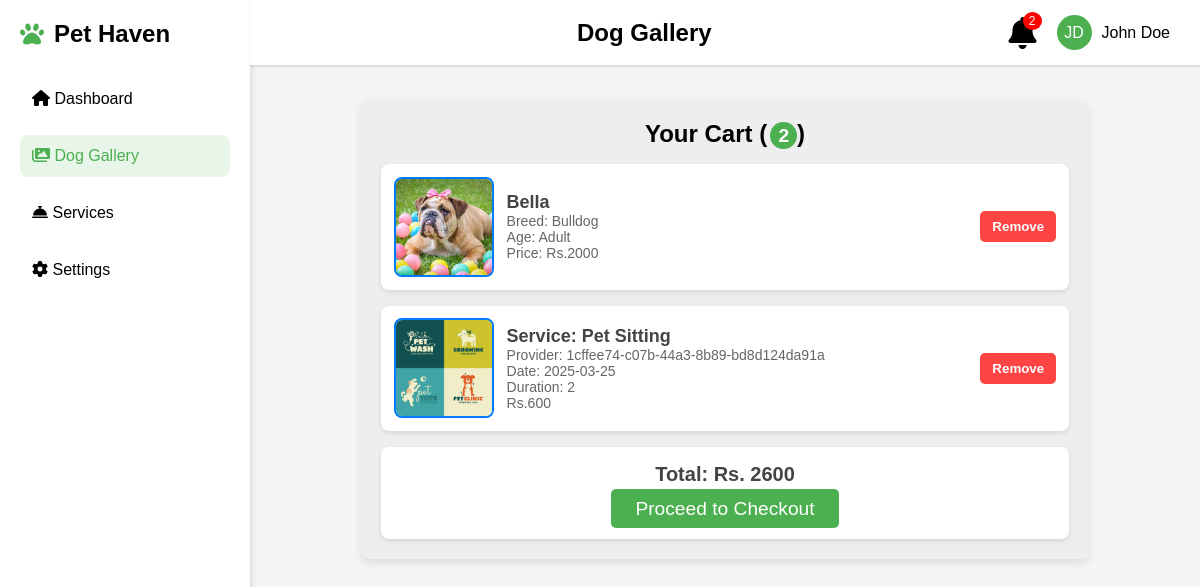
Screenshot of /cart (signed in) with the database file from the repository.
### models.py (models this page shows, shortened)
class Dogs(db.Model):
    __tablename__ = "dogs"
    dog_id = db.Column(db.String(36), primary_key=True, default=lambda: str(uuid.uuid4()))
    name = db.Column(db.String(60), nullable=False)
    breed = db.Column(db.String(60), nullable=False)
    age = db.Column(db.String(20), nullable=False)
    price = db.Column(db.Integer, nullable=False)
    vaccinated = db.Column(db.String(3), nullable=False)
    description = db.Column(db.String(255), nullable=False)
    image = db.Column(db.String(200), nullable=False)
    order_details = db.relationship("OrderDetail", backref="dogs", lazy=True)
    cart_items = db.relationship("CartItem", back_populates="dog", lazy=True)
    owners = db.relationship("User", secondary=dog_ownership, back_populates="dogs")

class BookingDetail(db.Model):
    __tablename__ = "booking_detail"
    booking_detail_id = db.Column(db.String(36), primary_key=True, default=lambda: str(uuid.uuid4()))
    booking_id = db.Column(db.String(36), db.ForeignKey("booking.booking_id"), nullable=False)
    service_id = db.Column(db.String(36), nullable=False)
    user_id = db.Column(db.String(36), nullable=False)
    service_name = db.Column(db.String(100), nullable=False)
    service_price = db.Column(db.Integer, nullable=False)
    _table_args_ = (
        db.ForeignKeyConstraint(
            ['service_id', 'user_id'],
            ['service_provider.service_id', 'service_provider.user_id']
        ),
    )

class Booking(db.Model):
    __tablename__ = "booking"
    booking_id = db.Column(db.String(36), primary_key=True, default=lambda: str(uuid.uuid4()))
    user_id = db.Column(db.String(36), db.ForeignKey("user.user_id"), nullable=False)
    booking_date = db.Column(db.DateTime)
    duration = db.Column(db.Integer, nullable=False)
    total_cost = db.Column(db.Integer, nullable=False)
    booking_details = db.relationship("BookingDetail", backref="booking", lazy=True)
    order_details = db.relationship("OrderDetail", back_populates="booking", lazy=True)
    cart_items = db.relationship("CartItem", back_populates="booking", lazy=True)

### routes.py (the view)
@app.route("/cart")
def cart_page():
    if "user_id" not in session:
        return redirect(url_for("login"))  # Redirect if not logged in
    user_id = session["user_id"]
    cart = Cart.query.filter_by(user_id=user_id).first()
    if not cart or not cart.cart_items:
        return render_template("cart.html", cart=[], total_price=0)
    cart_dogs = [
        {
            "id": item.dog.dog_id,
            "name": item.dog.name,
            "breed": item.dog.breed,
            "age": item.dog.age,
            "price": item.dog.price,
            "image": item.dog.image,
            "type": "dog"
        }
        for item in cart.cart_items if item.dog
    ]
    cart_bookings = [
        {
            "id": item.booking.booking_id,
            "service_name": item.booking.booking_details[0].service_name if item.booking.booking_details else "Unknown Service",  # Assuming Booking model has service_name
            "provider_id": item.booking.booking_details[0].service_id,     # Assuming provider details exist
            "date": item.booking.booking_date.strftime("%Y-%m-%d"),
            "duration": str(item.booking.duration),
            "total_cost": item.booking.total_cost,
            "image": "static/images/istockphoto-1154973359-612x612.jpg",  # Placeholder image
            "type": "booking"
        }
        for item in cart.cart_items if item.booking
    ]
    print("Cart Dogs:", cart_dogs)
    print("Cart Bookings:", cart_bookings)
    cart_items = cart_dogs + cart_bookings
    total_price = sum(item["price"] if item["type"] == "dog" else item["total_cost"] for item in cart_items)
    return render_template("cart.html", cart=cart_items, total_price=total_price)

### templates/cart.html (shortened to what this page needs)
<!DOCTYPE html>
<html lang="en">
<head>
    <link rel="stylesheet" href="static/css/base.css">
    <link rel="stylesheet" href="static/css/styles.css" />
    <link
      rel="stylesheet"
      href="https://cdnjs.cloudflare.com/ajax/libs/font-awesome/6.0.0/css/all.min.css"
    />
</head>
<body>
      <div class="sidebar" id="sidebar">
        <div class="logo">
            <i class="fas fa-paw"></i>
            <h2>Pet Haven</h2>
        </div>
        <ul class="nav-menu">
            <li class="nav-item"><i class="fas fa-home"></i> Dashboard</li>
            <li class="nav-item active"><a href="/"> <i class="fas fa-images"></i> Dog Gallery</a></li>
            <li class="nav-item"><a href="/services"> <i class="fas fa-concierge-bell"></i> Services </a></li>
            <li class="nav-item"><i class="fas fa-cog"></i> Settings</li>
        </ul>
      </div>
      <div class="main-content" id="mainContent">
        <div class="navbar" id="navbar">
            <h2>Dog Gallery</h2>
            <div class="nav-right">
                <div class="notification">
                    <i class="fas fa-bell fa-2x"></i>
                    <span class="badge">2</span>
                </div>
                <div class="profile">
                    <div class="profile-pic">JD</div>
                    <span>John Doe</span>
                </div>
            </div>
        </div>
        <div class="cart-container">
            <h2>Your Cart (<span id="cart-count">{{ cart|length }}</span>)</h2>
            {% if cart %}
                <div class="cart-items">
                    {% for item in cart %}
                        <div class="cart-item" data-id="{{ item.id }}" data-type="{{ item.type }}">
                            <img src="{{ item.image }}" alt="{{ item.name if item.type == 'dog' else item.service_name }}">
                            <div class="item-details">
                                {% if item.type == "dog" %}
                                    <h3>{{ item.name }}</h3>
                                    <p>Breed: {{ item.breed }}</p>
                                    <p>Age: {{ item.age }}</p>
                                    <p>Price: Rs.{{ item.price }}</p>
                                {% else %}
                                    <h3>Service: {{ item.service_name }}</h3>
                                    <p>Provider: {{ item.provider_id }}</p>
                                    <p>Date: {{ item.date }}</p>
                                    <p>Duration: {{ item.duration }}</p>
                                    <p class="item-price">Rs.{{ item.total_cost }}</p>
                                {% endif %}
                            </div>
                            <button class="remove-from-cart" data-id="{{ item.id }}" data-type="{{ item.type }}">Remove</button>
                        </div>
                    {% endfor %}
                </div>
                <div class="cart-summary">
                    <h3>Total: Rs. <span id="total-price">{{ total_price }}</span></h3>
                    <a id="checkout" href="/order">Proceed to Checkout</a>
                </div>
            {% else %}
                <div class="empty-cart">
                    <p>Your cart is empty.</p>
                    <a href="{{ url_for('home') }}">Browse Dogs</a>
                </div>
            {% endif %}
        </div>
    </div>
</body>
</html>

### static/css/base.css (style rules this page uses)
* { margin: 0; padding: 0; box-sizing: border-box; font-family: 'Arial', sans-serif; }
body { background-color: #f5f5f5; margin: 0; padding: 0; display: flex; flex-direction: column; }
.sidebar { position: fixed; left: 0; top: 0; height: 100%; width: 250px; background: white; box-shadow: 2px 0 5px rgba(0,0,0,0.1); padding: 20px; transition: transform 0.3s ease-in-out; }
.logo { display: flex; align-items: center; gap: 10px; margin-bottom: 30px; }
.logo i { color: #4CAF50; font-size: 24px; }
.nav-menu { list-style: none; }
.nav-item { margin: 15px 0; padding: 12px; border-radius: 8px; cursor: pointer; }
.nav-item.active { background: #e8f5e9; color: #4CAF50; }
.nav-item.active a { background: #e8f5e9; color: #4CAF50; }
.nav-item a { text-decoration: none; color: black; }
.navbar { position: fixed; left: 250px; top: 0; width: calc(100% - 250px); display: flex; align-items: center; background: white; padding: 15px 30px; z-index: 100; box-shadow: 0 2px 2px rgba(0,0,0,0.1); transition: left 0.3s ease-in-out, width 0.3s ease-in-out; }
.navbar h2 { flex: 1; }
.nav-right { display: flex; align-items: center; gap: 20px; }
.notification { position: relative; cursor: pointer; }
.badge { position: absolute; top: -5px; right: -5px; background: red; color: white; padding: 2px 6px; border-radius: 50%; font-size: 12px; }
.profile { display: flex; align-items: center; gap: 10px; }
.profile-pic { width: 35px; height: 35px; border-radius: 50%; background: #4CAF50; display: flex; align-items: center; justify-content: center; color: white; }
.main-content { margin-top: 1px; margin-left: 100px; padding: 20px; width: 100-250px; transition: margin-left 0.3s ease-in-out; }

### static/css/styles.css (style rules this page uses)
.main-content { margin-top: 60px; margin-left: 250px; padding: 20px; width: 100-250px; transition: margin-left 0.3s ease-in-out; }
.cart-container { width: 80%; max-width: 1000px; margin: 20px auto; background-color: rgb(238, 238, 238); padding: 20px; border-radius: 8px; box-shadow: 0px 4px 10px rgba(0, 0, 0, 0.1); }
h2 { text-align: center; }
#cart-count { background-color: #4CAF50; color: white; font-size: 1.2rem; padding: 0.2rem 0.5rem; border-radius: 50%; margin-left: 0.2rem; }
.cart-items { display: flex; flex-direction: column; gap: 1rem; padding: 1rem 0; }
.cart-item { display: flex; align-items: center; gap: 0.8rem; background: #fff; padding: 0.8rem; border-radius: 8px; box-shadow: 0px 2px 5px rgba(0, 0, 0, 0.1); transition: transform 0.2s ease-in-out; }
.cart-item img { width: 100px; height: 100px; object-fit: cover; border-radius: 8px; border: 2px solid #007bff; }
.item-details { flex-grow: 1; }
.item-details h3 { font-size: 18px; color: #444; }
.item-details p { font-size: 14px; color: #666; }
.remove-from-cart { background-color: #ff4444; color: white; border: none; padding: 8px 12px; border-radius: 5px; cursor: pointer; font-weight: bold; transition: 0.3s; }
.cart-summary { text-align: center; padding: 1rem; padding-bottom: 1.2rem; background: #fff; border-radius: 8px; box-shadow: 0px 2px 5px rgba(0, 0, 0, 0.1); }
.cart-summary h3 { font-size: 20px; margin-bottom: 12px; color: #444; }
#checkout { background-color: #4CAF50; color: white; padding: 0.55rem 1.5rem; border: none; border-radius: 5px; font-size: 1.2rem; cursor: pointer; margin-top: 1rem; transition: background-color 0.3s ease; text-decoration: none; }

### rows the page displays
Dogs: image (picture), name "Bella", breed "Bulldog", age "Adult", price "2000"
BookingDetail: service_name "Pet Sitting", provider_id "1cffee74-c07b-44a3-8b89-bd8d124da91a"
Booking: total_cost "600"

### other values shown
{{ cart|length }} "2"
{{ item.date }} "2025-03-25"
{{ item.duration }} "2"
{{ total_price }} "2600"
